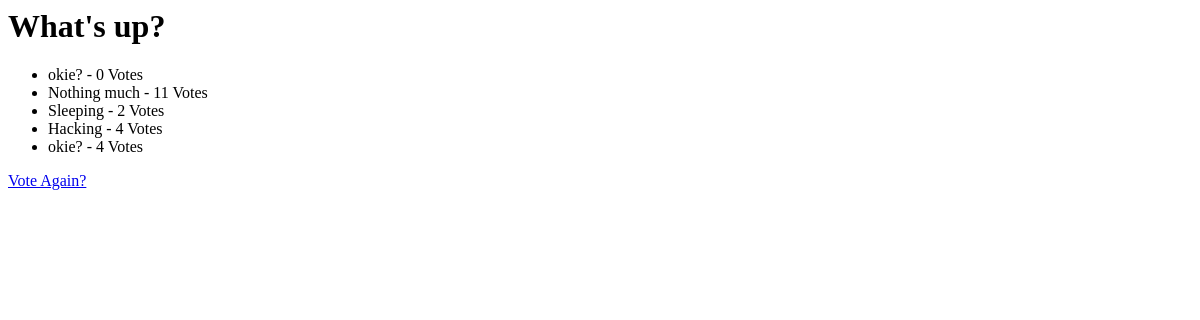
Page /demsite/6/results/ on the earlier database version.
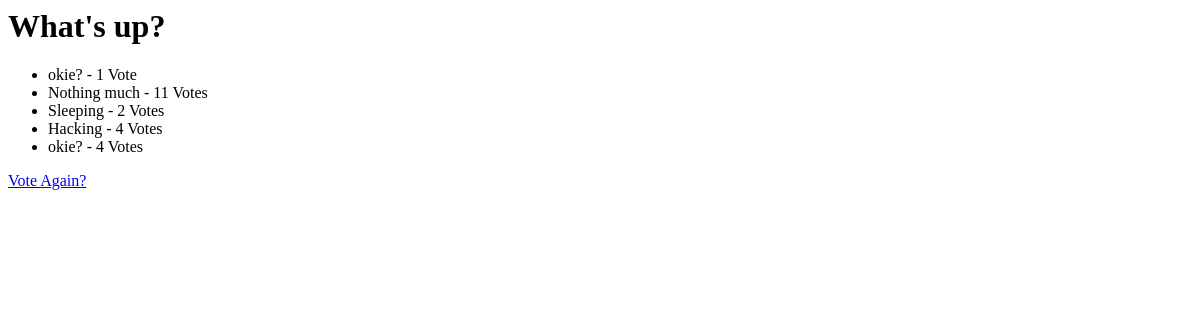
Same page on the later database version.
### demsite/models.py (models this page shows, shortened)
class Choice(models.Model):
    question = models.ForeignKey(Question, on_delete=models.CASCADE)
    choice_text = models.CharField(max_length=200)
    votes = models.IntegerField(default=0)

### demsite/views.py (the view)
# urls.py: path('<int:pk>/results/', views.ResultsView.as_view(), name='results'),
class ResultsView(generic.DetailView):
    model = Question
    template_name = 'demsite/results.html'

### demsite/templates/demsite/results.html
<h1>{{ question.question_text }}</h1>
<ul>
    {% for choice in question.choice_set.all %}
    <li>
        {{choice.choice_text}} - {{ choice.votes }} Vote{{ choice.votes | pluralize }}
    </li>
    {% endfor %}
</ul>
<a class="btn btn-default" href="{% url 'demsite:detail' question.id %}">Vote Again?</a>

Differences in the rows shown:
changed Choice (number 1 of 5 on the later page): votes "0" → "1"; votes|pluralize "s" → (not shown)
